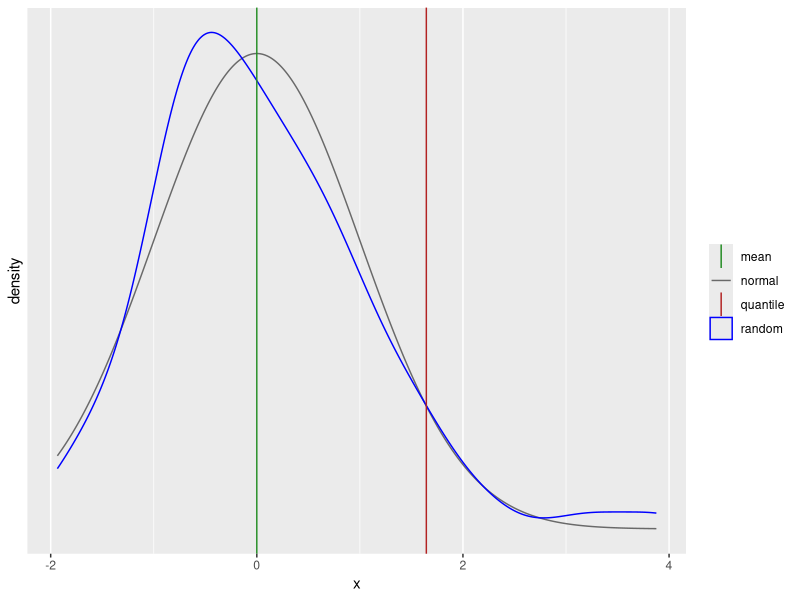

The R script that drew this image:
## ---- chunk 1
    library(ggplot2)

    input <- list(num = 100, mean = 0, sd = 1, radio = 2, param = .95, lower.tail = TRUE)
  
    normdata <- as.data.frame(x = rnorm(input$num, mean = input$mean, sd = input$sd))
    names(normdata) <- c("x")

    # draw reference density plot and density plot with random numbers
    p <- ggplot(data = normdata, aes(x)) + 
      stat_function(fun = dnorm, n = 1000, args = list(mean = input$mean, sd = input$sd), 
                    aes(colour = "normal")) +
      scale_y_continuous(breaks = NULL) + 
      geom_density(aes(color = "random"))

    # determine where to draw the quantile line
    pos <-
      ifelse(
        input$radio == 1,
        input$param,
        qnorm(input$param, mean = input$mean, sd = input$sd, lower.tail = input$lower.tail)
      )
    
    # add mean and quantile lines to plot
    p <- p + geom_vline(aes(xintercept = input$mean, color = "mean")) +
      geom_vline(aes(xintercept = pos, color = "quantile")) +
      scale_color_manual(
        name = "", 
        values = c(normal = "dimgray", random = "blue", mean = "forestgreen", quantile = "firebrick"))
    p
